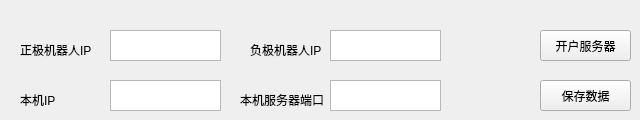
      <widget class="QWidget" name="tab">
       <attribute name="title">
        <string>机器通讯设定</string>
       </attribute>
       <widget class="QTextEdit" name="tTCPport">
        <property name="enabled">
         <bool>true</bool>
        </property>
        <property name="geometry">
         <rect>
          <x>330</x>
          <y>80</y>
          <width>111</width>
          <height>31</height>
         </rect>
        </property>
        <property name="readOnly">
         <bool>false</bool>
        </property>
       </widget>
       <widget class="QTextEdit" name="tPip">
        <property name="enabled">
         <bool>true</bool>
        </property>
        <property name="geometry">
         <rect>
          <x>110</x>
          <y>30</y>
          <width>111</width>
          <height>31</height>
         </rect>
        </property>
        <property name="readOnly">
         <bool>false</bool>
        </property>
       </widget>
       <widget class="QLabel" name="label_46">
        <property name="geometry">
         <rect>
          <x>250</x>
          <y>40</y>
          <width>81</width>
          <height>20</height>
         </rect>
        </property>
        <property name="text">
         <string>负极机器人IP</string>
        </property>
       </widget>
       <widget class="QLabel" name="label_47">
        <property name="geometry">
         <rect>
          <x>240</x>
          <y>90</y>
          <width>111</width>
          <height>20</height>
         </rect>
        </property>
        <property name="text">
         <string>本机服务器端口</string>
        </property>
       </widget>
       <widget class="QTextEdit" name="tNip">
        <property name="enabled">
         <bool>true</bool>
        </property>
        <property name="geometry">
         <rect>
          <x>330</x>
          <y>30</y>
          <width>111</width>
          <height>31</height>
         </rect>
        </property>
        <property name="readOnly">
         <bool>false</bool>
        </property>
       </widget>
       <widget class="QLabel" name="label_48">
        <property name="geometry">
         <rect>
          <x>20</x>
          <y>90</y>
          <width>81</width>
          <height>20</height>
         </rect>
        </property>
        <property name="text">
         <string>本机IP</string>
        </property>
       </widget>
       <widget class="QTextEdit" name="tIP">
        <property name="enabled">
         <bool>true</bool>
        </property>
        <property name="geometry">
         <rect>
          <x>110</x>
          <y>80</y>
          <width>111</width>
          <height>31</height>
         </rect>
        </property>
        <property name="readOnly">
         <bool>false</bool>
        </property>
       </widget>
       <widget class="QLabel" name="label_45">
        <property name="geometry">
         <rect>
          <x>20</x>
          <y>40</y>
          <width>81</width>
          <height>20</height>
         </rect>
        </property>
        <property name="text">
         <string>正极机器人IP</string>
        </property>
       </widget>
       <widget class="QPushButton" name="bSnSave_2">
        <property name="geometry">
         <rect>
          <x>540</x>
          <y>80</y>
          <width>91</width>
          <height>31</height>
         </rect>
        </property>
        <property name="text">
         <string>保存数据</string>
        </property>
       </widget>
       <widget class="QPushButton" name="bTCPini">
        <property name="geometry">
         <rect>
          <x>540</x>
          <y>30</y>
          <width>91</width>
          <height>31</height>
         </rect>
        </property>
        <property name="text">
         <string>开户服务器</string>
        </property>
       </widget>
      </widget>
